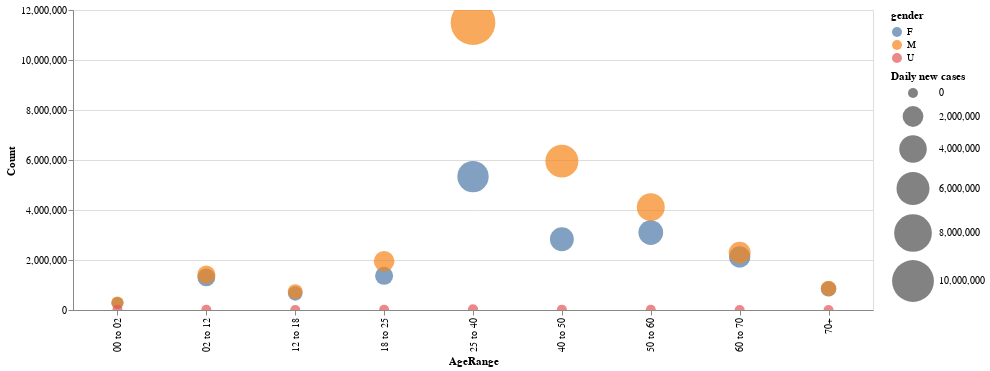

Notebook code cell kept with this figure:
### Code cell
alt.Chart(AgesByGender).mark_circle().encode(
    x='AgeRange:O',
    y='Count',
    color='gender',
    tooltip = ['AgeRange', 'gender','gender'],
    size=alt.Size('Count:Q',
        scale=alt.Scale(range=[100, 2000]),
        legend=alt.Legend(title='Daily new cases')
    ) 
).properties(
    width=800,
    height=300
).interactive()

### Figure 1 — Vega-Lite specification as saved in the notebook (floating-point values rounded to 4 significant figures)
{"config": {"view": {"continuousWidth": 400, "continuousHeight": 300}}, "data": {"name": "data-9dfc899be6a8a0876cfd24f5bfd2d11b"}, "mark": "circle", "encoding": {"color": {"type": "nominal", "field": "gender"}, "size": {"type": "quantitative", "field": "Count", "legend": {"title": "Daily new cases"}, "scale": {"range": [100, 2000]}}, "tooltip": [{"type": "nominal", "field": "AgeRange"}, {"type": "nominal", "field": "gender"}, {"type": "nominal", "field": "gender"}], "x": {"type": "ordinal", "field": "AgeRange"}, "y": {"type": "quantitative", "field": "Count"}}, "height": 300, "selection": {"selector008": {"type": "interval", "bind": "scales", "encodings": ["x", "y"]}}, "width": 800, "$schema": "https://vega.github.io/schema/vega-lite/v4.8.1.json", "datasets": {"data-9dfc899be6a8a0876cfd24f5bfd2d11b": [{"AgeRange": "00 to 02", "gender": "F", "Count": 277783}, {"AgeRange": "00 to 02", "gender": "M", "Count": 298179}, {"AgeRange": "00 to 02", "gender": "U", "Count": 5411}, {"AgeRange": "02 to 12", "gender": "F", "Count": 1304524}, {"AgeRange": "02 to 12", "gender": "M", "Count": 1410437}, {"AgeRange": "02 to 12", "gender": "U", "Count": 11123}, {"AgeRange": "12 to 18", "gender": "F", "Count": 663910}, {"AgeRange": "12 to 18", "gender": "M", "Count": 735033}, {"AgeRange": "12 to 18", "gender": "U", "Count": 1873}, {"AgeRange": "18 to 25", "gender": "F", "Count": 1368256}, {"AgeRange": "18 to 25", "gender": "M", "Count": 1953047}, {"AgeRange": "18 to 25", "gender": "U", "Count": 6052}, {"AgeRange": "25 to 40", "gender": "F", "Count": 5335615}, {"AgeRange": "25 to 40", "gender": "M", "Count": 11494846}, {"AgeRange": "25 to 40", "gender": "U", "Count": 28308}, {"AgeRange": "40 to 50", "gender": "F", "Count": 2830858}, {"AgeRange": "40 to 50", "gender": "M", "Count": 5953550}, {"AgeRange": "40 to 50", "gender": "U", "Count": 12341}, {"AgeRange": "50 to 60", "gender": "F", "Count": 3097281}, {"AgeRange": "50 to 60", "gender": "M", "Count": 4113065}, {"AgeRange": "50 to 60", "gender": "U", "Count": 6324}, {"AgeRange": "60 to 70", "gender": "F", "Count": 2121221}, {"AgeRange": "60 to 70", "gender": "M", "Count": 2295212}, {"AgeRange": "60 to 70", "gender": "U", "Count": 2799}, {"AgeRange": "70+", "gender": "F", "Count": 844651}, {"AgeRange": "70+", "gender": "M", "Count": 857370}, {"AgeRange": "70+", "gender": "U", "Count": 1587}]}}
